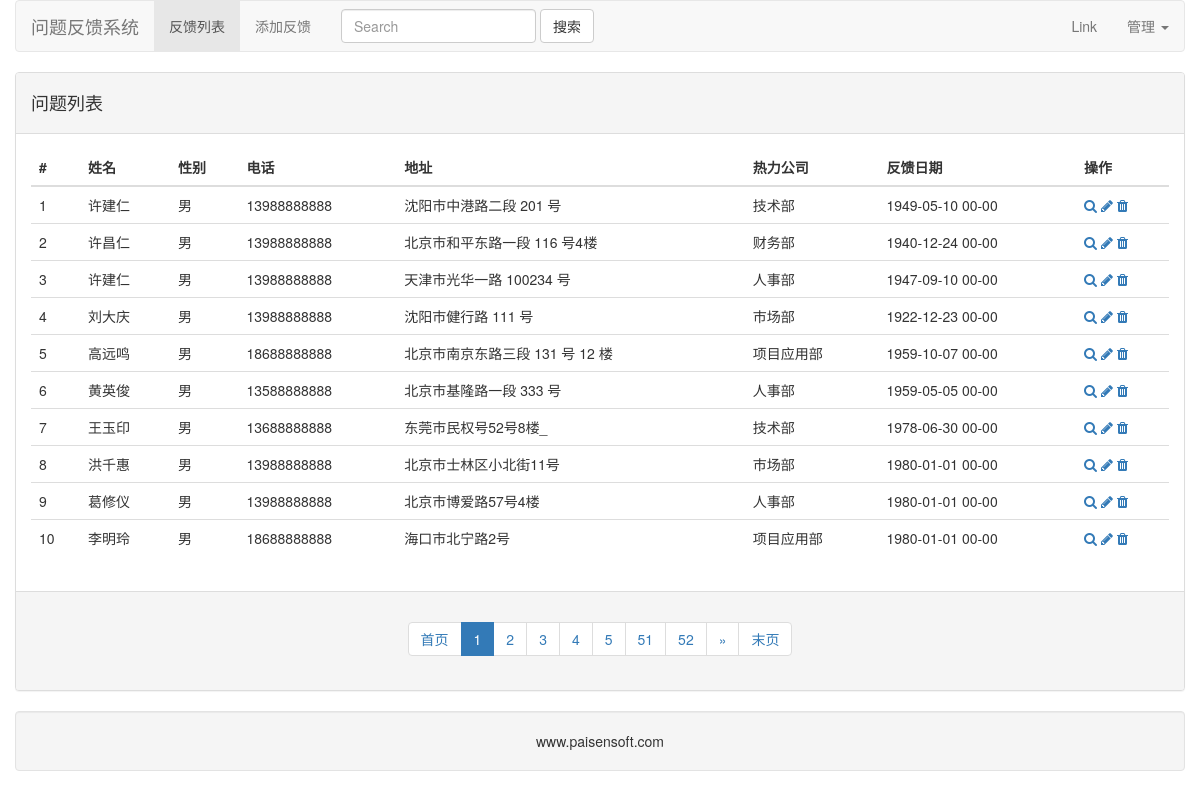
/admin/list/, run on an earlier commit of the app's database.
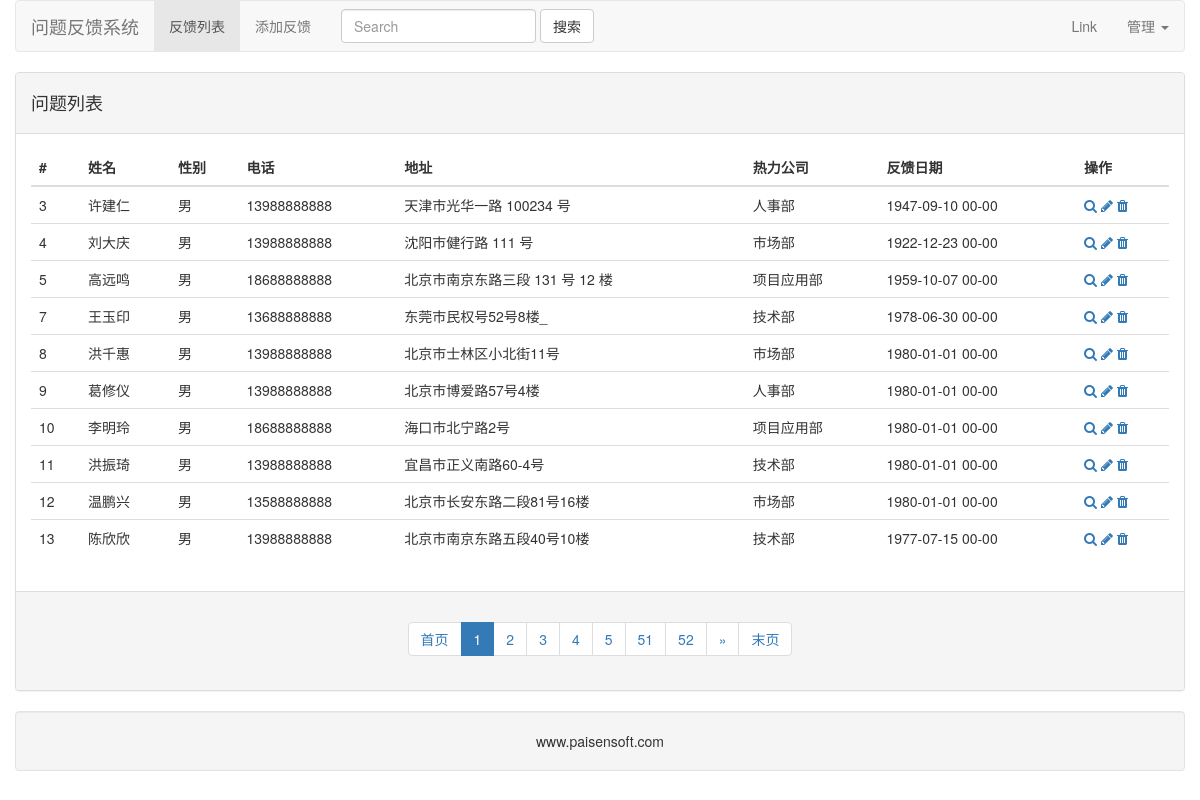
And on a later commit of the database.
### feedback/models.py (models this page shows, shortened)
class Employee(db.Model):
    __tablename__ = 'employee'
    id = db.Column(db.Integer, primary_key=True)
    name = db.Column(db.String)
    gender = db.Column(db.String)
    mobile = db.Column(db.String)
    address = db.Column(db.String)
    text = db.Column(db.Text)
    c_time = db.Column(db.DateTime)
    departmentid = db.Column(db.Integer, db.ForeignKey('department.id'))
    department = db.relationship('Department', backref=db.backref('employees', lazy='dynamic'))

class Department(db.Model):
    __tablename__ = 'department'
    id = db.Column(db.Integer, primary_key=True)
    name = db.Column(db.String)

### feedback/views.py (the view, shortened to what this page needs)
class FeedbackList(MethodView):
    def get(self,page=1):
        form = Employee.query.paginate(page,per_page=10)
        return render_template('feedback_list.html',form=form)

### templates/feedback_list.html
{% extends 'base.html' %}
{% import 'helper.html' as helper %}
{% block main_context %}
    <div class="row">
    <div class="panel panel-default">
    <div class="panel-heading">
        <h4>问题列表</h4>
    </div>
        <div class="panel-body">
            <table class="table table-hover">
                <thead>
                <tr>
                    <th>#</th>
                    <th>姓名</th>
                    <th>性别</th>
                    <th>电话</th>
                    <th>地址</th>
                    <th>热力公司</th>
                    <th>反馈日期</th>
                    <th>操作</th>
                </tr>
                </thead>
                <tbody>
                {% for emp in form.items %}
                <tr>
                    <td>{{ emp.id }}</td>
                    <td>{{ emp.name }}</td>
                    <td>{{ emp.gender }}</td>
                    <td>{{ emp.mobile }}</td>
                    <td>{{ emp.address }}</td>
                    <td>{{ emp.department.name }}</td>
                    <td>{{ emp.c_time.strftime('%Y-%m-%d %H-%M') }}</td>
                    <td>
                        <a href=""><i class="fa fa-search"></i></a>
                        <a href="{{ url_for('admin.edit',id=emp.id) }}"><i class="fa fa-pencil"></i></a>
                        <a href="{{ url_for('admin.del',id=emp.id) }}"><i class="fa fa-trash"></i></a>
                    </td>
                </tr>
                {% endfor %}
                </tbody>
            </table>
        </div>
    <div class="panel-footer">
        {{ helper.render_paginate(form,'admin.emplist') }}
    </div>
    </div>
    </div>
{% endblock %}

### templates/base.html (shortened to what this page needs)
<!doctype html>
<html lang="en">
<head>
    <link href="https://cdn.bootcss.com/bootstrap/3.3.7/css/bootstrap.min.css" rel="stylesheet">
    <link href="https://cdn.bootcss.com/font-awesome/4.7.0/css/font-awesome.min.css" rel="stylesheet">
</head>
<body>
<div class="container">
    <div class="row">
        <nav class="navbar navbar-default" role="navigation">
            <div class="navbar-header">
                <a class="navbar-brand" href="#">问题反馈系统</a>
            </div>
            <div class="collapse navbar-collapse navbar-ex1-collapse">
                <ul class="nav navbar-nav">
                    <li class="active"><a href="#">反馈列表</a></li>
                    <li><a href="#">添加反馈</a></li>
                </ul>
                <form class="navbar-form navbar-left" role="search">
                    <div class="form-group">
                        <input type="text" class="form-control" placeholder="Search">
                    </div>
                    <button type="submit" class="btn btn-default">搜索</button>
                </form>
                <ul class="nav navbar-nav navbar-right">
                    <li><a href="#">Link</a></li>
                    <li class="dropdown">
                        <a href="#" class="dropdown-toggle" data-toggle="dropdown">管理 <b class="caret"></b></a>
                    </li>
                </ul>
            </div>
        </nav>
    </div>
    {% block main_context %}
    {% endblock %}
    <div class="row">
        <div class="well text-center">
            www.paisensoft.com
        </div>
    </div>
</div>
</body>
</html>

### templates/helper.html (shortened to what this page needs)
{% macro render_paginate(paginate,endpoint) %}
    <div class="text-center">
        <ul class="pagination pagination-md">
            <li><a href="{{ url_for(endpoint,page=1) }}">首页</a></li>
            {% for page in paginate.iter_pages() %}
                {% if page %}
                    {% if page != paginate.page %}
                        <li><a href="{{ url_for(endpoint,page=page) }}">{{ page }}</a></li>
                    {% else %}
                        <li class="active"><a href="#">{{ page }}</a></li>
                    {% endif %}
                {% endif %}
            {% endfor %}
            {% if paginate.has_next %}
                <li><a href="{{ url_for(endpoint,page=paginate.next_num) }}">»</a></li>
            {% endif %}
            <li><a href="{{ url_for(endpoint,page=paginate.pages) }}">末页</a></li>
        </ul>
    </div>
{% endmacro %}

What changed in the data, as far as the page shows it:
removed Employee: id "1", name "许建仁", gender "男", mobile "13988888888", address "沈阳市中港路二段 201 号", department.name "技术部", c_time "1949-05-10 00-00"
removed Employee: id "2", name "许昌仁", gender "男", mobile "13988888888", address "北京市和平东路一段 116 号4楼", department.name "财务部", c_time "1940-12-24 00-00"
removed Employee: id "6", name "黄英俊", gender "男", mobile "13588888888", address "北京市基隆路一段 333 号", department.name "人事部", c_time "1959-05-05 00-00"
now on this page (row unchanged): Employee: id "11", name "洪振琦", gender "男", mobile "13988888888", address "宜昌市正义南路60-4号", department.name "技术部", c_time "1980-01-01 00-00"
now on this page (row unchanged): Employee: id "12", name "温鹏兴", gender "男", mobile "13588888888", address "北京市长安东路二段81号16楼", department.name "市场部", c_time "1980-01-01 00-00"
now on this page (row unchanged): Employee: id "13", name "陈欣欣", gender "男", mobile "13988888888", address "北京市南京东路五段40号10楼", department.name "技术部", c_time "1977-07-15 00-00"
